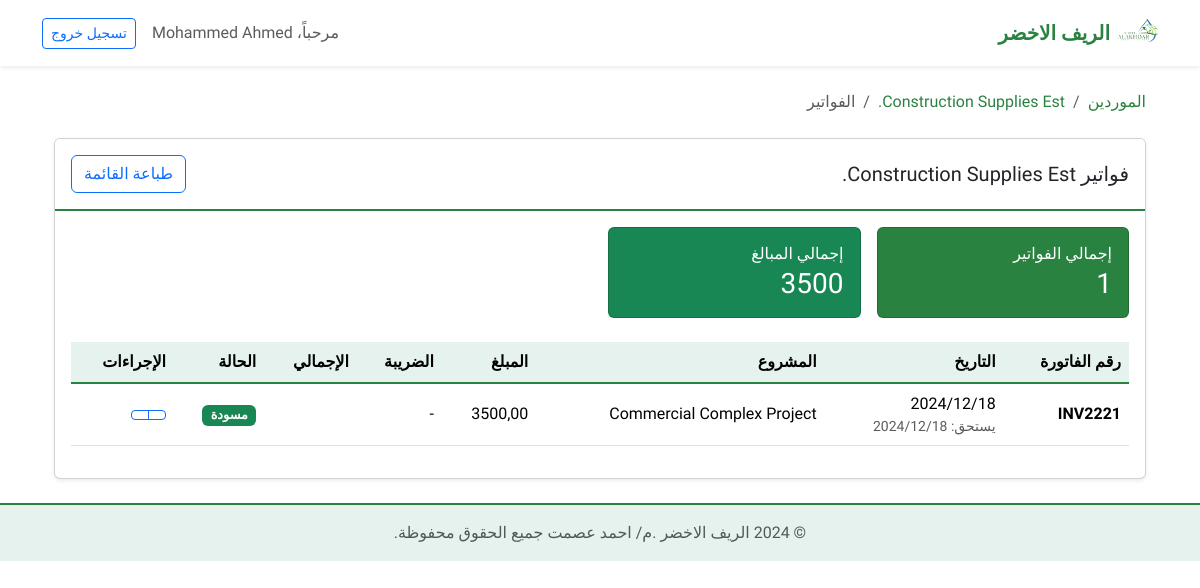
The app's page /suppliers/2/invoices/ (signed in) with its own data.
### accounts/models.py (models this page shows, shortened)
class User(AbstractUser):
    ROLE_CHOICES = (
        ('admin', 'مدير'),
        ('accountant', 'محاسب'),
    )
    role = models.CharField(max_length=20, choices=ROLE_CHOICES, default='accountant', verbose_name='الدور')
    phone = models.CharField(max_length=20, blank=True, null=True, verbose_name='رقم الهاتف')
    address = models.TextField(blank=True, null=True, verbose_name='العنوان')
    class Meta:
        verbose_name = 'مستخدم'
        verbose_name_plural = 'المستخدمين'

### suppliers/models.py (models this page shows, shortened)
class Supplier(models.Model):
    name = models.CharField(max_length=200, verbose_name='اسم المورد')
    code = models.CharField(max_length=50, unique=True, verbose_name='رمز المورد')
    contact_person = models.CharField(max_length=200, blank=True, null=True, verbose_name='الشخص المسؤول')
    phone = models.CharField(max_length=20, verbose_name='رقم الهاتف')
    email = models.EmailField(blank=True, null=True, verbose_name='البريد الإلكتروني')
    address = models.TextField(blank=True, null=True, verbose_name='العنوان')
    tax_number = models.CharField(max_length=50, blank=True, null=True, verbose_name='الرقم الضريبي')
    created_at = models.DateTimeField(auto_now_add=True, verbose_name='تاريخ الإنشاء')
    updated_at = models.DateTimeField(auto_now=True, verbose_name='تاريخ التحديث')
    class Meta:
        verbose_name = 'مورد'
        verbose_name_plural = 'الموردين'
        ordering = ['name']

class Invoice(models.Model):
    STATUS_CHOICES = (
        ('draft', 'مسودة'),
        ('approved', 'معتمد'),
        ('paid', 'مدفوع'),
        ('cancelled', 'ملغي'),
    )
    supplier = models.ForeignKey(Supplier, on_delete=models.CASCADE, related_name='invoices', verbose_name='المورد')
    project = models.ForeignKey('projects.Project', on_delete=models.CASCADE, related_name='supplier_invoices', verbose_name='المشروع')
    invoice_number = models.CharField(max_length=50, unique=True, verbose_name='رقم الفاتورة')
    invoice_date = models.DateField(verbose_name='تاريخ الفاتورة')
    due_date = models.DateField(verbose_name='تاريخ الاستحقاق')
    status = models.CharField(max_length=20, choices=STATUS_CHOICES, default='draft', verbose_name='الحالة')
    total_amount = models.DecimalField(max_digits=12, decimal_places=2, verbose_name='المبلغ الإجمالي')
    tax_amount = models.DecimalField(max_digits=12, decimal_places=2, default=0, verbose_name='مبلغ الضريبة')
    description = models.TextField(blank=True, null=True, verbose_name='الوصف')
    notes = models.TextField(blank=True, null=True, verbose_name='ملاحظات')
    created_by = models.ForeignKey(settings.AUTH_USER_MODEL, on_delete=models.PROTECT, verbose_name='تم الإنشاء بواسطة')
    created_at = models.DateTimeField(auto_now_add=True, verbose_name='تاريخ الإنشاء')
    updated_at = models.DateTimeField(auto_now=True, verbose_name='تاريخ التحديث')
    class Meta:
        verbose_name = 'فاتورة مورد'
        verbose_name_plural = 'فواتير الموردين'
        ordering = ['-invoice_date', '-created_at']

### projects/models.py (models this page shows, shortened)
class Project(models.Model):
    STATUS_CHOICES = (
        ('planning', 'تخطيط'),
        ('in_progress', 'قيد التنفيذ'),
        ('completed', 'مكتمل'),
        ('on_hold', 'متوقف'),
        ('cancelled', 'ملغي'),
    )
    name = models.CharField(max_length=200, verbose_name='اسم المشروع')
    code = models.CharField(max_length=50, unique=True, verbose_name='رمز المشروع')
    description = models.TextField(blank=True, null=True, verbose_name='وصف المشروع')
    client_name = models.CharField(max_length=200, verbose_name='اسم العميل')
    client_phone = models.CharField(max_length=20, blank=True, null=True, verbose_name='هاتف العميل')
    client_email = models.EmailField(blank=True, null=True, verbose_name='بريد العميل')
    start_date = models.DateField(verbose_name='تاريخ البدء')
    expected_end_date = models.DateField(verbose_name='تاريخ الانتهاء المتوقع')
    actual_end_date = models.DateField(null=True, blank=True, verbose_name='تاريخ الانتهاء الفعلي')
    status = models.CharField(max_length=20, choices=STATUS_CHOICES, default='planning', verbose_name='حالة المشروع')
    total_budget = models.DecimalField(max_digits=12, decimal_places=2, verbose_name='الميزانية الكلية')
    accountant = models.ForeignKey(
        settings.AUTH_USER_MODEL,
        on_delete=models.SET_NULL,
        null=True,
        limit_choices_to={'role': 'accountant'},
        related_name='assigned_projects',
        verbose_name='المحاسب المسؤول'
    )
    created_at = models.DateTimeField(auto_now_add=True, verbose_name='تاريخ الإنشاء')
    updated_at = models.DateTimeField(auto_now=True, verbose_name='تاريخ التحديث')
    class Meta:
        verbose_name = 'مشروع'
        verbose_name_plural = 'المشاريع'
        ordering = ['-created_at']

### suppliers/views.py (the view)
# urls.py: path('<int:pk>/invoices/', views.supplier_invoices, name='supplier_invoices'),
@login_required
def supplier_invoices(request, pk):
    supplier = get_object_or_404(Supplier, pk=pk)
    invoices = supplier.invoices.all().order_by('-invoice_date')
    total_amount = invoices.aggregate(total=Sum('total_amount'))['total'] or 0
    context = {
        'supplier': supplier,
        'invoices': invoices,
        'total_amount': total_amount,
    }
    return render(request, 'suppliers/supplier_invoices.html', context)

### suppliers/templates/suppliers/supplier_invoices.html (shortened to what this page needs)
{% extends 'base.html' %}
{% load static %}
{% block content %}
<div class="container my-4">
    <nav aria-label="breadcrumb" class="mb-4">
        <ol class="breadcrumb">
            <li class="breadcrumb-item"><a href="{% url 'suppliers:supplier_list' %}">الموردين</a></li>
            <li class="breadcrumb-item"><a href="{% url 'suppliers:supplier_detail' supplier.pk %}">{{ supplier.name }}</a></li>
            <li class="breadcrumb-item active">الفواتير</li>
        </ol>
    </nav>
    <div class="card shadow-sm">
        <div class="card-header bg-white py-3">
            <div class="row align-items-center">
                <div class="col">
                    <h5 class="mb-0">فواتير {{ supplier.name }}</h5>
                </div>
                <div class="col-auto">
                    <div class="btn-group">
                        <button type="button" class="btn btn-outline-primary" onclick="window.print()">
                             طباعة القائمة
                        </button>
                    </div>
                </div>
            </div>
        </div>
        <div class="card-body">
            <div class="row g-3 mb-4">
                <div class="col-sm-6 col-md-3">
                    <div class="card bg-primary text-white">
                        <div class="card-body">
                            <div class="d-flex justify-content-between align-items-center">
                                <div>
                                    <h6 class="card-title mb-1">إجمالي الفواتير</h6>
                                    <h3 class="mb-0">{{ invoices.count }}</h3>
                                </div>
                            </div>
                        </div>
                    </div>
                </div>
                <div class="col-sm-6 col-md-3">
                    <div class="card bg-success text-white">
                        <div class="card-body">
                            <div class="d-flex justify-content-between align-items-center">
                                <div>
                                    <h6 class="card-title mb-1">إجمالي المبالغ</h6>
                                    <h3 class="mb-0">{{ total_amount }}</h3>
                                </div>
                            </div>
                        </div>
                    </div>
                </div>
            </div>
            <div class="table-responsive">
                <table class="table table-hover align-middle">
                    <thead class="table-light">
                        <tr>
                            <th>رقم الفاتورة</th>
                            <th>التاريخ</th>
                            <th>المشروع</th>
                            <th>المبلغ</th>
                            <th>الضريبة</th>
                            <th>الإجمالي</th>
                            <th>الحالة</th>
                            <th>الإجراءات</th>
                        </tr>
                    </thead>
                    <tbody>
                        {% for invoice in invoices %}
                        <tr>
                            <td>
                                <strong>{{ invoice.invoice_number }}</strong>
                            </td>
                            <td>
                                {{ invoice.invoice_date|date:"Y/m/d" }}
                                {% if invoice.due_date %}
                                <small class="d-block text-muted">يستحق: {{ invoice.due_date|date:"Y/m/d" }}</small>
                                {% endif %}
                            </td>
                            <td>{{ invoice.project.name }}</td>
                            <td>{{ invoice.total_amount }}</td>
                            <td>{{ invoice.tax_amount|default:"-" }}</td>
                            <td>{{ invoice.total_amount_with_tax }}</td>
                            <td>
                                <span class="badge bg-{{ invoice.status|yesno:'success,warning' }}">
                                    {{ invoice.get_status_display }}
                                </span>
                            </td>
                            <td>
                                <div class="btn-group btn-group-sm">
                                    <a href="{% url 'suppliers:invoice_detail' invoice.pk %}" class="btn btn-outline-primary" title="عرض">
                                    </a>
                                    <a href="{% url 'suppliers:invoice_print' invoice.pk %}" target="_blank" class="btn btn-outline-primary" title="طباعة">
                                    </a>
                                </div>
                            </td>
                        </tr>
                        {% endfor %}
                    </tbody>
                </table>
            </div>
        </div>
    </div>
</div>
{% endblock %}

### templates/base.html (shortened to what this page needs)
{% load static %}
<!DOCTYPE html>
<html lang="ar" dir="rtl">
<head>
    <link rel="stylesheet" href="https://cdn.jsdelivr.net/npm/bootstrap@5.3.2/dist/css/bootstrap.rtl.min.css">
    <link rel="stylesheet" href="{% static 'css/base.css' %}">
</head>
<body>
    <header class="navbar navbar-expand-lg bg-white shadow-sm">
        <div class="container">
            <a class="navbar-brand d-flex align-items-center gap-2" href="/">
                <img src="{% static 'images/logo.png' %}" alt="الريف المصري" height="40">
                <span class="text-primary fw-bold">الريف الاخضر</span>
            </a>
            <div class="collapse navbar-collapse" id="navbarNav">
                {% if user.is_authenticated %}
                <div class="d-flex align-items-center gap-3">
                    <span class="text-muted">مرحباً، {{ user.get_full_name|default:user.username }}</span>
                    <a href="{% url 'accounts:logout' %}" class="btn btn-outline-primary btn-sm">تسجيل خروج</a>
                </div>
                {% endif %}
            </div>
        </div>
    </header>
    <main class="container my-4">
        {% block content %}{% endblock %}
    </main>
    <footer class="footer mt-auto py-3">
        <div class="container text-center">
            <span class="text-muted">© {% now "Y" %} الريف الاخضر .م/ احمد عصمت جميع الحقوق محفوظة.</span>
        </div>
    </footer>
</body>
</html>

### static/css/base.css (style rules this page uses)
:root { --primary: #2a8241; --primary-dark: #1f6431; --primary-light: #e5f2ed; --text-color: #333333; }
body { font-family: 'Tajawal', sans-serif; color: var(--text-color); }
a { color: var(--primary); text-decoration: none; }
.table thead th { background-color: var(--primary-light); border-bottom: 2px solid var(--primary); }
.card-header { background-color: var(--primary-light); border-bottom: 2px solid var(--primary); }
.text-primary { color: var(--primary) !important; }
.bg-primary { background-color: var(--primary) !important; }
.footer { background-color: var(--primary-light); border-top: 2px solid var(--primary); padding: 1rem 0; }

### suppliers/templates/suppliers/supplier_invoices.html (style rules this page uses)
.badge { font-size: 0.8rem; }
.table th { background-color: #f8f9fa; }

### templates/base.html (style rules this page uses)
body { font-family: 'Tajawal', sans-serif; }

### records on screen
User: get_full_name "Mohammed Ahmed"
Supplier: name "Construction Supplies Est."
Invoice: invoice_number "INV2221", invoice_date "2024/12/18", due_date "2024/12/18", project.name "Commercial Complex Project", total_amount "3500,00", tax_amount "-", status "مسودة"

### other values on screen
{{ invoices.count }} "1"
{{ total_amount }} "3500"
